Frame 1 (no input): blank canvas, image omitted
Frame 60 (no input): blank canvas, image omitted
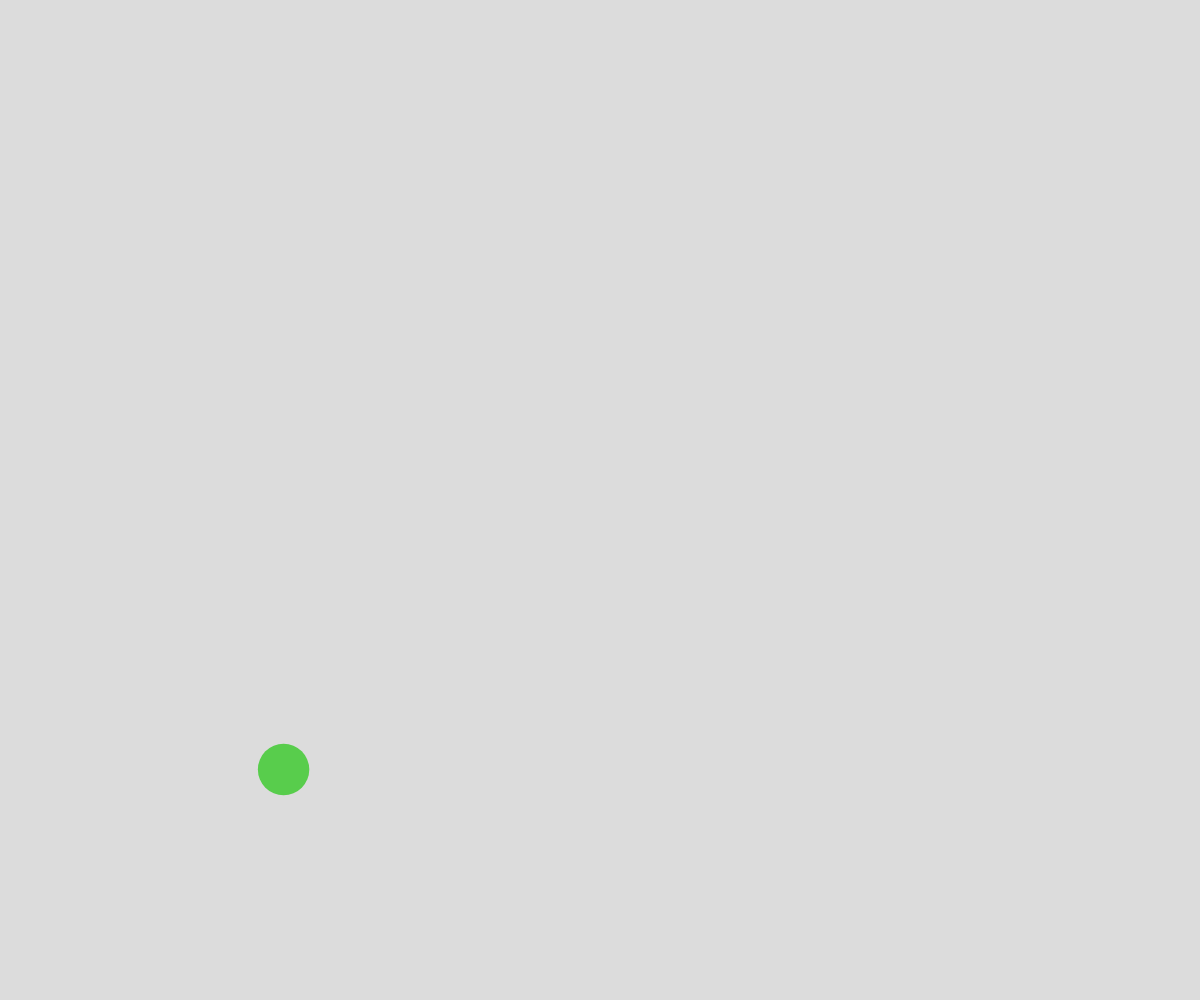
Frame 120 (the mouse pressed at the canvas centre since frame 60)

The p5.js sketch whose frames 1 and 60 were blank and that drew this single picture after the mouse press (run headless with seeded random() and noise() and a simulated clock; from frame 60 on, the mouse is pressed at the canvas centre):

// p5.js sketch
// ── sketch.js
// Project Title
// Your Name
// Date
//
// Extra for Experts:
// - describe what you did to take this project "above and beyond"

class Ball {
  constructor(x,y, life){
    this.x = x;
    this.y = y;
    this.radius = random(15,30);
    this.dx = random(-9,9);
    this.dy = random(-9,9);
    this.r = random(255);
    this.g = random(255);
    this.b = random(255);
    this.life = life;
  }

  display(){
    noStroke();
    fill(this.r, this.g, this.b);
    circle(this.x,this.y, this.radius*2);
  }


  move(){
    for (let i = 0; i < 4; i++){
      this.x += this.dx/4;
      this.y += this.dy/4;
      this.life -= 1/4;
      this.bounce();
    }
  }

  bounce(){
    if (this.x + this.radius >= windowWidth || this.x - this.radius <=0){
      this.dx *= -1;
    }
    if (this.y +this.radius >= windowHeight || this.y - this.radius <=0){
      this.dy *= -1;
    }
  }
  bounceOff(otherball){
    let radsum = this.radius + otherball.radius;
    let space = dist(this.x,this.y, otherball.x, otherball.y);
    if (radsum >= space){
      let tempdx = this.dx;
      let tempdy = this.dy;

      this.dx = otherball.dx;
      this.dy = otherball.dy;

      otherball.dx = tempdx;
      otherball.dy = tempdy;

    }
  }
}


let ballz = [];

function mousePressed() {
  for(let i = 0; i <1; i++){
    more(40);
  }
}

function more(life){
  let theaBall = new Ball(mouseX, mouseY, life);
  ballz.push(theaBall);
}

function setup() {
  createCanvas(windowWidth, windowHeight);
}

function draw() {
  background(220);
  for (let bally of ballz){
    // if (bally.life > 0){
      bally.move();
      bally.display();
      for (let otherball of ballz){
        if(bally !== otherball){
          bally.bounceOff(otherball);
        }
      }
    // }
  }
  if (key === " "){
    for(let i = 0; i <1; i++){
      more(random(10,20));
    }
  }
}
